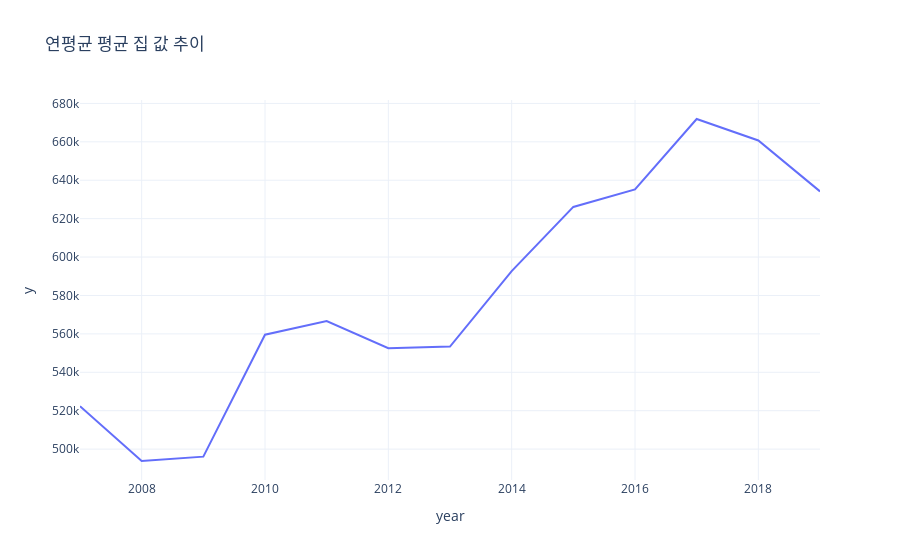

The notebook cell this image was saved under:
### Code cell
import plotly.io as pio

pio.templates.default = 'plotly_white'

px.line(result, x='month', y='price',
        color='year', title='2008 vs 2018 월별 집값 평균 비교')

fig.show()

### Figure 1 — Plotly figure (JSON) as saved in the notebook; plotly's stock layout.template omitted (floating-point values rounded to 4 significant figures)
{"data": [{"hovertemplate": "year=%{x}<br>y=%{y}<extra></extra>", "legendgroup": "", "line": {"color": "#636efa", "dash": "solid"}, "marker": {"symbol": "circle"}, "mode": "lines", "name": "", "orientation": "v", "showlegend": false, "type": "scatter", "x": [2007, 2008, 2009, 2010, 2011, 2012, 2013, 2014, 2015, 2016, 2017, 2018, 2019], "xaxis": "x", "y": [522400.0, 493800.0, 496100.0, 559600.0, 566700.0, 552500.0, 553400.0, 592700.0, 626100.0, 635200.0, 671900.0, 660700.0, 634200.0], "yaxis": "y"}], "layout": {"legend": {"tracegroupgap": 0}, "title": {"text": "연평균 평균 집 값 추이"}, "xaxis": {"anchor": "y", "domain": [0, 1], "title": {"text": "year"}}, "yaxis": {"anchor": "x", "domain": [0, 1], "title": {"text": "y"}}}}
